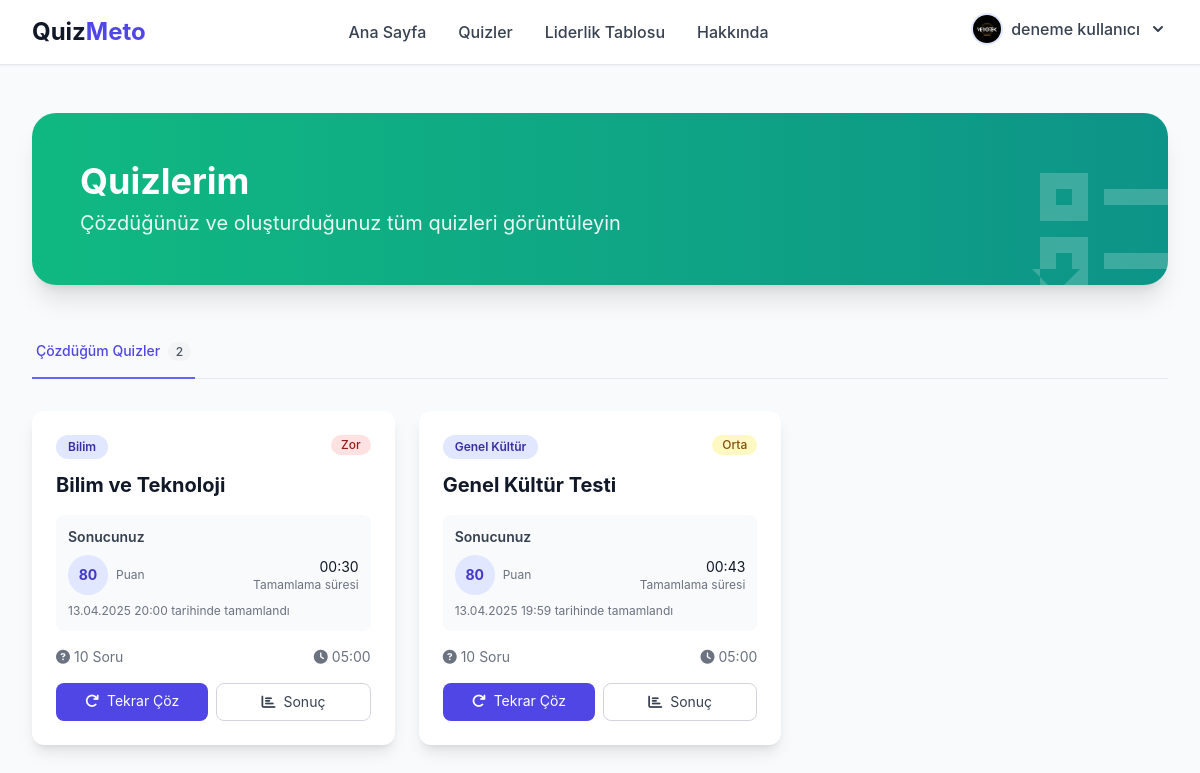
The app's page /my-quizzes.php (signed in) with its own data.
### tables this page shows
CREATE TABLE `user_scores` (
  `id` int(11) NOT NULL,
  `user_id` int(11) NOT NULL,
  `quiz_id` int(11) NOT NULL,
  `score` int(11) NOT NULL,
  `completion_time` int(11) DEFAULT 0,
  `completed_at` timestamp NOT NULL DEFAULT current_timestamp()
);

CREATE TABLE `categories` (
  `id` int(11) NOT NULL,
  `name` varchar(50) NOT NULL,
  `description` text DEFAULT NULL,
  `icon` varchar(50) DEFAULT NULL
);

CREATE TABLE `quizzes` (
  `id` int(11) NOT NULL,
  `title` varchar(100) NOT NULL,
  `description` text DEFAULT NULL,
  `category_id` int(11) DEFAULT NULL,
  `difficulty` enum('kolay','orta','zor') DEFAULT 'orta',
  `time_limit` int(11) DEFAULT 0,
  `question_count` int(11) DEFAULT 0,
  `participants` int(11) DEFAULT 0,
  `created_by` int(11) DEFAULT NULL,
  `created_at` timestamp NOT NULL DEFAULT current_timestamp()
);

### includes/functions.php (called while the page is built, shortened)
<?php
function format_time($seconds) {
    $minutes = floor($seconds / 60);
    $seconds = $seconds % 60;
    return sprintf("%02d:%02d", $minutes, $seconds);
}
?>

### my-quizzes.php (the view, shortened to what this page needs)
<?php
require_once 'config/db.php';
require_once 'includes/functions.php';
$user_id = $_SESSION['user_id'];
$active_tab = isset($_GET['tab']) ? sanitize_input($_GET['tab']) : 'participated';
$participated_stmt = $pdo->prepare("
    SELECT us.*, q.title, q.difficulty, q.question_count, q.time_limit, c.name as category_name
    FROM user_scores us
    JOIN quizzes q ON us.quiz_id = q.id
    LEFT JOIN categories c ON q.category_id = c.id
    WHERE us.user_id = ?
    ORDER BY us.completed_at DESC
");
$participated_stmt->execute([$user_id]);
$participated_quizzes = $participated_stmt->fetchAll();
include 'includes/header.php';
?>
<div class="max-w-7xl mx-auto px-4 sm:px-6 lg:px-8 py-12">
    <div class="bg-gradient-to-r from-emerald-500 to-teal-600 rounded-3xl p-8 md:p-12 mb-10 text-white relative overflow-hidden shadow-xl">
        <div class="relative z-10">
            <h1 class="text-3xl md:text-4xl font-bold mb-2">Quizlerim</h1>
            <p class="text-xl opacity-90 max-w-2xl">Çözdüğünüz ve oluşturduğunuz tüm quizleri görüntüleyin</p>
        </div>
        <div class="absolute -right-10 -bottom-10 opacity-20">
            <svg class="w-48 h-48" fill="currentColor" xmlns="http://www.w3.org/2000/svg" viewBox="0 0 24 24">
                <path d="M3 5H9V11H3V5ZM5 7V9H7V7H5ZM11 7H21V9H11V7ZM11 15H21V17H11V15ZM5 20L8 17H2L5 20ZM3 13H9V19H3V13ZM5 15V17H7V15H5Z"/>
            </svg>
        </div>
    </div>
    <div class="mb-8 border-b border-gray-200">
        <nav class="-mb-px flex space-x-6" aria-label="Tabs">
            <a href="?tab=participated"
               class="<?php echo $active_tab === 'participated' ? 'border-primary-500 text-primary-600' : 'border-transparent text-gray-500 hover:text-gray-700 hover:border-gray-300'; ?> whitespace-nowrap py-4 px-1 border-b-2 font-medium text-sm">
                Çözdüğüm Quizler
                <span class="ml-1 bg-gray-100 text-gray-600 py-0.5 px-2 rounded-full text-xs"><?php echo count($participated_quizzes); ?></span>
            </a>
        </nav>
    </div>
    <?php if ($active_tab === 'participated'): ?>
        <?php if (empty($participated_quizzes)): ?>
            <div class="bg-white rounded-xl p-10 shadow-lg text-center">
                <div class="text-gray-400 mb-4">
                    <i class="fas fa-clipboard-list text-6xl"></i>
                </div>
                <h3 class="text-xl font-bold text-gray-900 mb-2">Henüz hiç quiz çözmediniz</h3>
                <p class="text-gray-600 mb-6">Quiz çözdükçe burada listelenecek ve sonuçlarınızı görebileceksiniz.</p>
                <a href="quizzes.php" class="inline-flex items-center justify-center px-5 py-2 bg-primary-600 text-white rounded-lg font-medium hover:bg-primary-700 transition-colors">
                    <i class="fas fa-play mr-2"></i> Quizlere Başla
                </a>
            </div>
        <?php else: ?>
            <div class="grid grid-cols-1 md:grid-cols-2 lg:grid-cols-3 gap-6">
                <?php foreach ($participated_quizzes as $quiz): ?>
                    <div class="bg-white rounded-xl shadow-lg overflow-hidden hover:shadow-xl transition-shadow duration-300">
                        <div class="p-6">
                            <div class="flex justify-between items-start mb-3">
                                <span class="text-xs font-semibold px-3 py-1 bg-primary-100 text-primary-800 rounded-full">
                                    <?php echo htmlspecialchars($quiz['category_name'] ?? 'Kategorisiz'); ?>
                                </span>
                                <span class="inline-flex items-center px-2.5 py-0.5 rounded-full text-xs font-medium
                                      <?php echo $quiz['difficulty'] === 'kolay' ? 'bg-green-100 text-green-800' :
                                              ($quiz['difficulty'] === 'orta' ? 'bg-yellow-100 text-yellow-800' :
                                              'bg-red-100 text-red-800'); ?>">
                                    <?php echo ucfirst($quiz['difficulty']); ?>
                                </span>
                            </div>
                            <h3 class="text-xl font-bold mb-2 text-gray-900 line-clamp-1"><?php echo htmlspecialchars($quiz['title']); ?></h3>
                            <div class="mt-4 bg-gray-50 p-3 rounded-lg">
                                <h4 class="text-sm font-semibold text-gray-700 mb-2">Sonucunuz</h4>
                                <div class="flex justify-between items-center">
                                    <div class="flex items-center">
                                        <div class="w-10 h-10 rounded-full flex items-center justify-center bg-primary-100 text-primary-700 font-bold text-sm">
                                            <?php echo $quiz['score']; ?>
                                        </div>
                                        <div class="ml-2">
                                            <div class="text-xs text-gray-500">Puan</div>
                                        </div>
                                    </div>
                                    <div class="flex flex-col items-end">
                                        <div class="text-sm text-gray-900"><?php echo format_time($quiz['completion_time']); ?></div>
                                        <div class="text-xs text-gray-500">Tamamlama süresi</div>
                                    </div>
                                </div>
                                <div class="text-xs text-gray-500 mt-2">
                                    <?php echo date('d.m.Y H:i', strtotime($quiz['completed_at'])); ?> tarihinde tamamlandı
                                </div>
                            </div>
                            <div class="flex items-center justify-between text-sm text-gray-500 mt-4 mb-4">
                                <span class="inline-flex items-center">
                                    <i class="fas fa-question-circle mr-1"></i> <?php echo $quiz['question_count']; ?> Soru
                                </span>
                                <?php if ($quiz['time_limit'] > 0): ?>
                                    <span class="inline-flex items-center">
                                        <i class="fas fa-clock mr-1"></i> <?php echo format_time($quiz['time_limit']); ?>
                                    </span>
                                <?php endif; ?>
                            </div>
                            <div class="flex space-x-2">
                                <a href="quiz.php?id=<?php echo $quiz['quiz_id']; ?>" class="flex-1 text-center px-3 py-2 bg-primary-600 hover:bg-primary-700 text-white rounded-lg transition-colors text-sm">
                                    <i class="fas fa-redo mr-1"></i> Tekrar Çöz
                                </a>
                                <a href="quiz-result.php?quiz_id=<?php echo $quiz['quiz_id']; ?>" class="flex-1 text-center px-3 py-2 bg-white border border-gray-300 hover:bg-gray-50 text-gray-700 rounded-lg transition-colors text-sm">
                                    <i class="fas fa-chart-bar mr-1"></i> Sonuç
                                </a>
                            </div>
                        </div>
                    </div>
                <?php endforeach; ?>
            </div>
        <?php endif; ?>
    <?php endif; ?>
</div>
<?php include 'includes/footer.php'; ?>

### records on screen
user_scores: categories.name "Bilim", quiz.difficulty "Zor", quiz.title "Bilim ve Teknoloji", score "80", completion_time "00:30", completed_at "13.04.2025 20:00", quiz.question_count "10", quiz.time_limit "05:00"
user_scores: categories.name "Genel Kültür", quiz.difficulty "Orta", quiz.title "Genel Kültür Testi", score "80", completion_time "00:43", completed_at "13.04.2025 19:59", quiz.question_count "10", quiz.time_limit "05:00"

### other values on screen
$_SESSION['username'] "deneme kullanıcı"
count($participated_quizzes) "2"
